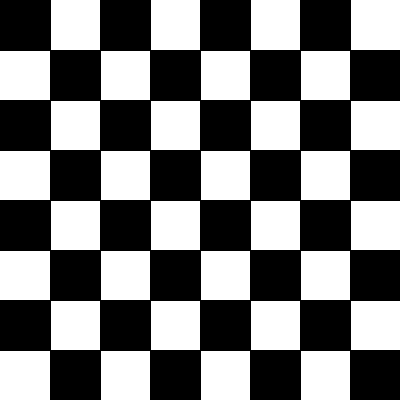
Frame 1 (no input)
Frame 60 (the mouse pressed at the canvas centre just before this capture): identical to frame 1, image omitted
Frame 120 (the mouse held since frame 60 and released just before this capture): identical to frame 1, image omitted

The Processing sketch that drew this single still picture (run headless with seeded random() and noise(); from frame 60 on, the mouse is pressed at the canvas centre):

// Processing sketch: Chessboard
// ── Chessboard.pde
int num_blocks;

void setup(){
  size(400,400);
  num_blocks = 8;
}

void draw(){
  
  background(255);
  
  smooth();
  fill(0);
  int start_x, start_y;
  
  for(int j=0; j<num_blocks; j++){
    start_y = j*(height/num_blocks);
    
    for(int i=0; i<num_blocks;i++){
      start_x = i*(width/num_blocks);
    if((j%2==0 && i%2 ==0)|| (j%2==1 && i%2 ==1)){
      rect(start_x,start_y, width/num_blocks, height/num_blocks);
     }
    }// end of inner for loop
  }// end of outer for loop
  
}
